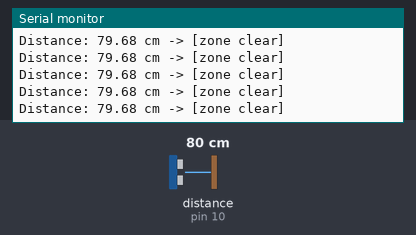
Recording of a sketch running on a simulated Arduino Uno, built with avr-gcc and run on an emulated ATmega328P. Shown: the last lines printed to the serial monitor. Wiring (inferred from the names in the program): ultrasonic range finder: trigger pin 9; echo pin 10. The inputs (shaded band) are chosen by the test bench; at power-on: distance to the obstacle (sensor on pin 10) 80 cm. The echo pulse lasts 58.3 µs per cm.

Above: at 1.2 s.
1.3 s: distance to the obstacle (sensor on pin 10) set to 12 cm
At 1.72 s:
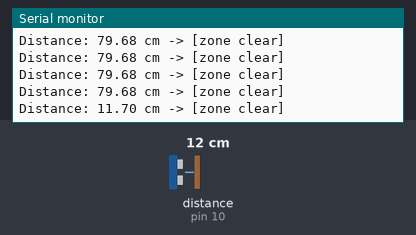
2.8 s: distance to the obstacle (sensor on pin 10) set to 9 cm
At 3.23 s:
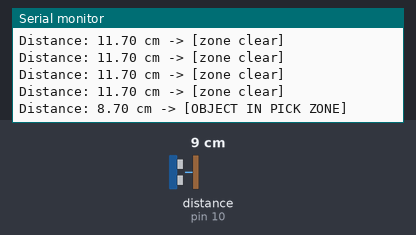

The sketch:

ultrasonic_test.ino
```cpp
/*
 * HC-SR04 Ultrasonic Distance Sensor Test
 * Robotic Arm Pick and Place System
 *
 * WIRING (Arduino Uno):
 *   HC-SR04 VCC  -> 5V
 *   HC-SR04 GND  -> GND
 *   HC-SR04 TRIG -> D9
 *   HC-SR04 ECHO -> D10
 *
 * Mount the sensor so it faces the pick zone. The integrated sorting
 * sketch triggers when an object is between 2 cm and 10 cm away.
 */

#define TRIG_PIN 9
#define ECHO_PIN 10

const float OBJECT_MIN_CM = 2.0;
const float OBJECT_MAX_CM = 10.0;

void setup() {
  Serial.begin(115200);
  pinMode(TRIG_PIN, OUTPUT);
  pinMode(ECHO_PIN, INPUT);
  Serial.println(F("HC-SR04 test ready. Object trigger window: 2-10 cm."));
}

float measureDistanceCM() {
  digitalWrite(TRIG_PIN, LOW);
  delayMicroseconds(2);
  digitalWrite(TRIG_PIN, HIGH);
  delayMicroseconds(10);
  digitalWrite(TRIG_PIN, LOW);

  unsigned long duration = pulseIn(ECHO_PIN, HIGH, 30000UL);
  if (duration == 0) return -1.0;

  return (duration * 0.0343) / 2.0;
}

void loop() {
  float distance = measureDistanceCM();

  if (distance > 0) {
    Serial.print(F("Distance: "));
    Serial.print(distance);
    Serial.print(F(" cm"));

    if (distance >= OBJECT_MIN_CM && distance <= OBJECT_MAX_CM) {
      Serial.println(F(" -> [OBJECT IN PICK ZONE]"));
    } else {
      Serial.println(F(" -> [zone clear]"));
    }
  } else {
    Serial.println(F("Sensor timeout / out of range."));
  }

  delay(250);
}
```

Measured:
- the behaviour switches between 11 and 10 cm on distance to the obstacle (sensor on pin 10) (found by bisection; images 1 and 2)
- after the input at 1.3 s, the serial monitor: prints a new line after 0.24 s (image 1)
- after the input at 2.8 s, the serial monitor: prints a new line after 0.25 s (image 2)
